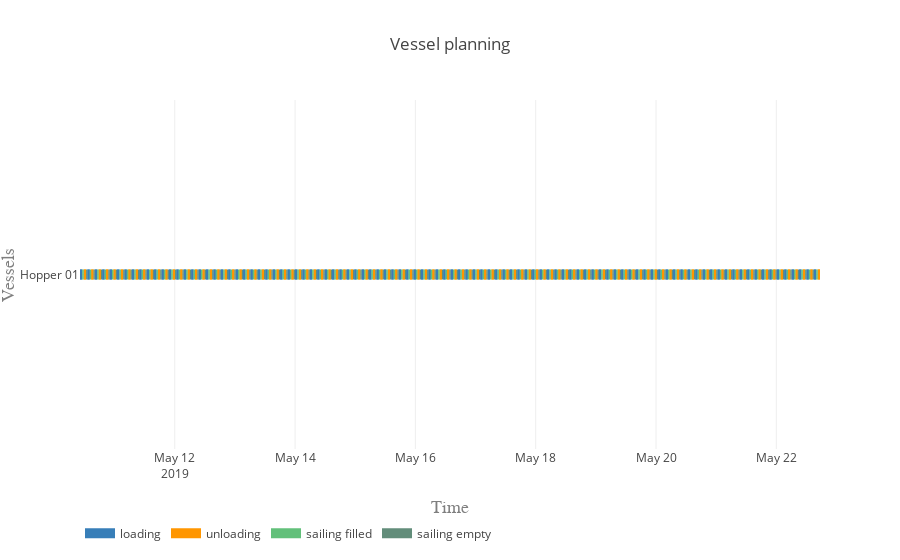

Notebook cell for this chart:
### Markdown cell above
#### Vessel planning

### Code cell
vessels = [hopper]

activities = ['loading', 'unloading', 'sailing filled', 'sailing empty']
colors = {0:'rgb(55,126,184)', 1:'rgb(255,150,0)', 2:'rgb(98, 192, 122)', 3:'rgb(98, 141, 122)'}

plot.vessel_planning(vessels, activities, colors)

### Figure 1 — Plotly figure (JSON) as saved in the notebook; plotly's stock layout.template omitted (floating-point values rounded to 4 significant figures; data arrays with more than 128 entries replaced by an {"elided": "..."} marker saying what was removed)
{"data": [{"connectgaps": false, "hoverinfo": "y+name", "line": {"color": "rgb(55,126,184)", "width": 10}, "mode": "lines", "name": "loading", "type": "scatter", "uid": "26d3d71c-b5cc-4a9c-900b-b432bd395379", "x": {"elided": "1000 str values"}, "y": {"elided": "1000 str values"}}, {"connectgaps": false, "hoverinfo": "y+name", "line": {"color": "rgb(255,150,0)", "width": 10}, "mode": "lines", "name": "unloading", "type": "scatter", "uid": "14eaef18-93b4-4a22-b5ba-aa21e9a5856e", "x": {"elided": "1000 str values"}, "y": {"elided": "1000 str values"}}, {"connectgaps": false, "hoverinfo": "y+name", "line": {"color": "rgb(98, 192, 122)", "width": 10}, "mode": "lines", "name": "sailing filled", "type": "scatter", "uid": "b44f58dd-3631-4417-9a99-77434b48ef03", "x": {"elided": "500 str values"}, "y": {"elided": "500 str values"}}, {"connectgaps": false, "hoverinfo": "y+name", "line": {"color": "rgb(98, 141, 122)", "width": 10}, "mode": "lines", "name": "sailing empty", "type": "scatter", "uid": "b8f4a1e1-ebf9-4207-ba80-f4d5396d0036", "x": {"elided": "495 str values"}, "y": {"elided": "495 str values"}}], "layout": {"hovermode": "closest", "legend": {"orientation": "h", "x": 0, "y": -0.2}, "title": {"text": "Vessel planning"}, "xaxis": {"range": ["2019-05-10 10:11:35", "2019-05-22 17:25:57.511561"], "title": {"font": {"color": "#7f7f7f", "family": "Courier New, monospace", "size": 18}, "text": "Time"}}, "yaxis": {"title": {"font": {"color": "#7f7f7f", "family": "Courier New, monospace", "size": 18}, "text": "Vessels"}}}}
